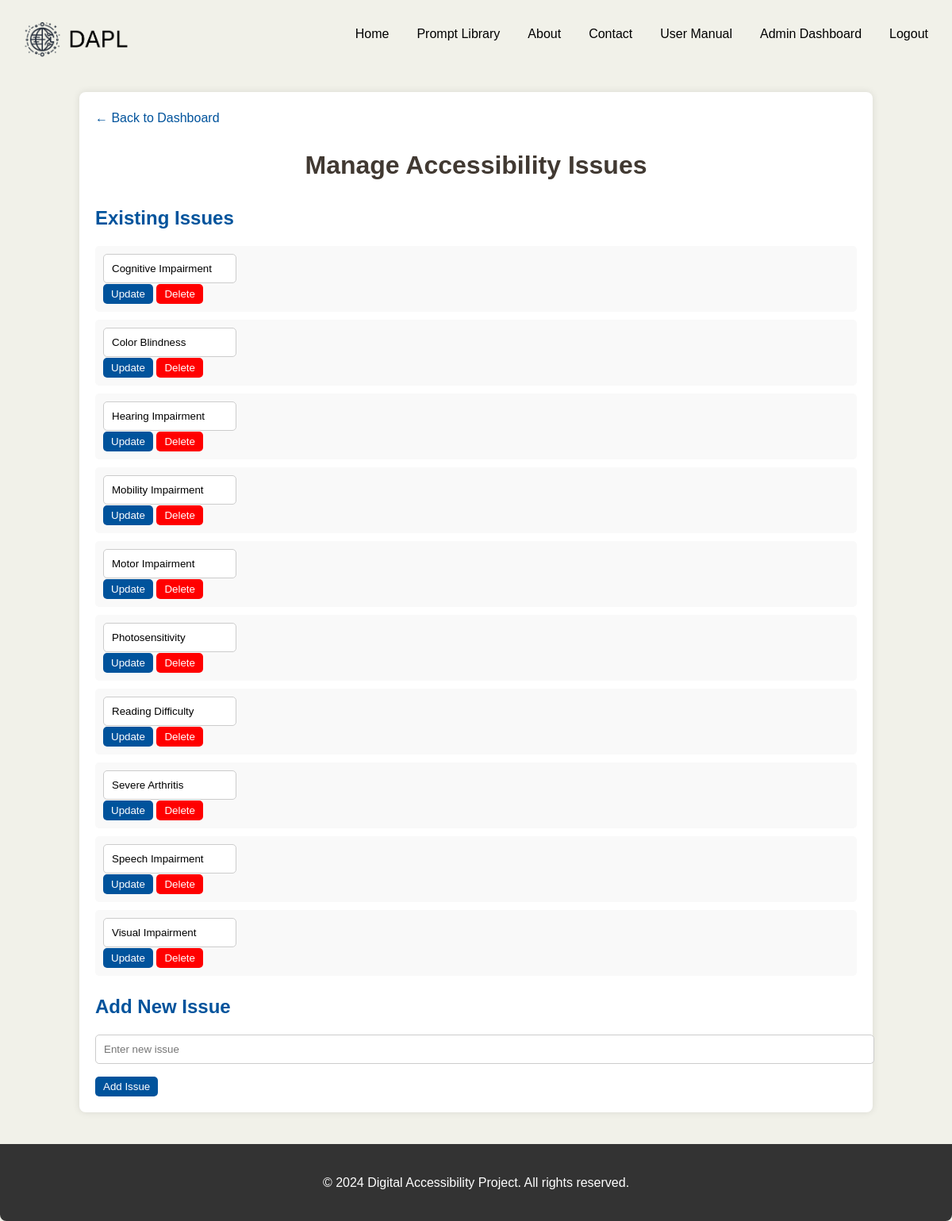
/manage_issues.php (signed in), run on the app's committed database.
### tables this page shows
CREATE TABLE `accessibility_issues` (
  `issue_id` int(11) NOT NULL,
  `issue_name` varchar(100) NOT NULL,
  `description` text DEFAULT NULL
);

### manage_issues.php (the view, shortened to what this page needs)
<?php
include('config.php');
$issues_stmt = $conn->prepare("SELECT issue_id, issue_name FROM accessibility_issues ORDER BY issue_name ASC");
$issues_stmt->execute();
$issues_result = $issues_stmt->get_result();
?>
<!DOCTYPE html>
<html lang="en">
<head>
</head>
<body>
<?php include('header.php'); ?>
<div class="container">
    <a href="admin_dashboard.php" class="back-link">&larr; Back to Dashboard</a>
    <h1>Manage Accessibility Issues</h1>
    <div class="issues-list">
        <h2>Existing Issues</h2>
        <ul>
            <?php while ($row = $issues_result->fetch_assoc()): ?>
                <li>
                    <form method="POST">
                        <input type="text" name="issue_name" value="<?php echo htmlspecialchars($row['issue_name']); ?>">
                        <div class="issue-actions">
                            <button type="submit" name="edit_issue" class="button">Update</button>
                            <button type="submit" name="delete_issue" class="delete-button" onclick="return confirm('Are you sure you want to delete this issue?');">Delete</button>
                        </div>
                    </form>
                </li>
            <?php endwhile; ?>
        </ul>
    </div>
    <div class="add-issue-form">
        <h2>Add New Issue</h2>
        <form method="POST">
            <input type="text" name="new_issue" placeholder="Enter new issue" required>
            <button type="submit" name="add_issue" class="button">Add Issue</button>
        </form>
    </div>
</div>
<footer>
    <p>&copy; 2024 Digital Accessibility Project. All rights reserved.</p>
</footer>
</body>
</html>

### manage_issues.php (style rules this page uses)
body { font-family: Arial, sans-serif; background-color: #F1F1E9; color: #333; margin: 0; padding: 0; line-height: 1.6; }
.container { width: 80%; margin: auto; padding: 20px; background-color: white; border-radius: 8px; box-shadow: 0 0 10px rgba(0, 0, 0, 0.1); }
h1 { color: #413932; text-align: center; }
h2 { color: #00539CFF; margin-bottom: 15px; text-align: left; }
.issues-list ul { list-style-type: none; padding: 0; }
.issues-list li { background-color: #f9f9f9; margin-bottom: 10px; padding: 10px; border-radius: 5px; display: flex; justify-content: space-between; align-items: center; }
.issues-list input[type="text"] { width: 70%; padding: 10px; border: 1px solid #ccc; border-radius: 5px; margin-right: 10px; }
.button, .delete-button { padding: 5px 10px; background-color: #00539CFF; color: white; border: none; border-radius: 5px; cursor: pointer; }
.delete-button { background-color: red; }
.add-issue-form input[type="text"] { width: 100%; padding: 10px; border: 1px solid #ccc; border-radius: 5px; margin-bottom: 15px; }
.back-link { display: block; margin-bottom: 20px; font-size: 16px; color: #00539CFF; text-decoration: none; }
footer { background-color: #333; color: white; text-align: center; padding: 20px 0; margin-top: 40px; border-radius: 0 0 8px 8px; }

### data on the page
accessibility_issues: issue_name "Cognitive Impairment"
accessibility_issues: issue_name "Color Blindness"
accessibility_issues: issue_name "Hearing Impairment"
accessibility_issues: issue_name "Mobility Impairment"
accessibility_issues: issue_name "Motor Impairment"
accessibility_issues: issue_name "Photosensitivity"
accessibility_issues: issue_name "Reading Difficulty"
accessibility_issues: issue_name "Severe Arthritis"
accessibility_issues: issue_name "Speech Impairment"
accessibility_issues: issue_name "Visual Impairment"
